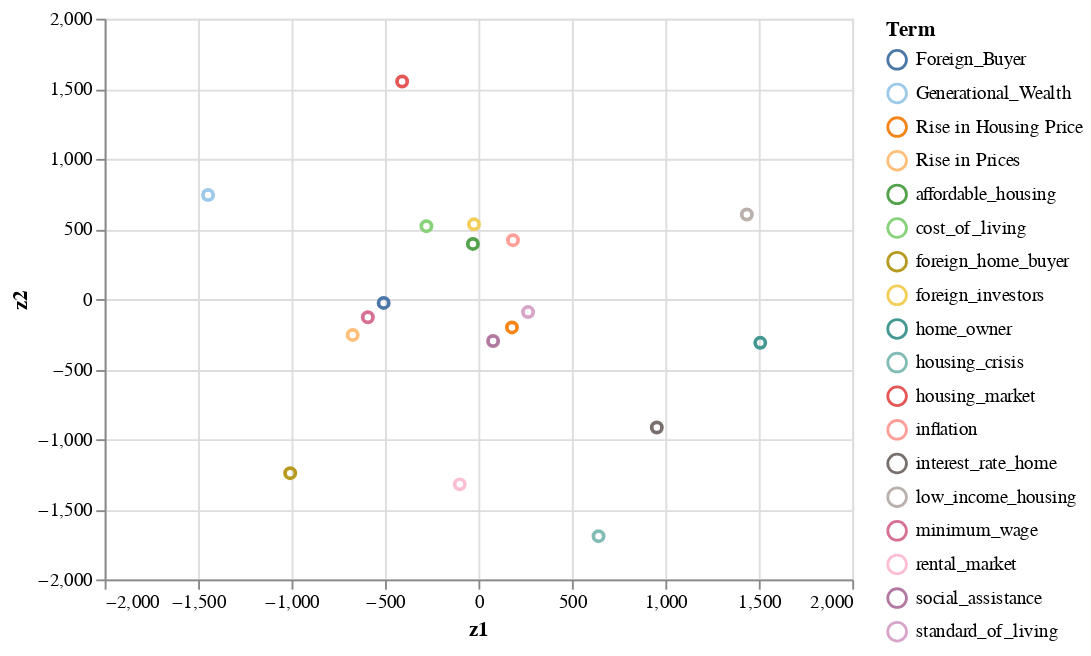

Here is the notebook cell this chart was saved with:
### Code cell
# Perplexity = 0.75 -- MODEL INCLUDED IN REPORT
# Click on elements in legend to highlight point on graph!
df_tsne4 = run_tsne_on_tsnedf(X, 0.75)

df_topics = []

for i in range(0,len(np_arrays_equal)):
    df_topics.append(np_arrays_equal[i].topic.unique())
    
df_topics = np.concatenate(df_topics)

df_tsne4['topic'] = df_topics

alt.data_transformers.disable_max_rows()
selection = alt.selection_multi(fields=['topic'], bind='legend')

alt.Chart(df_tsne4).mark_point().encode(
    x = 'z1',
    y = 'z2',
    color = alt.Color('topic:N', title = 'Term', scale=alt.Scale(scheme='tableau20')),# the person in the photo
    opacity=alt.condition(selection, alt.value(1), alt.value(0.2) )
).add_selection(
    selection
).interactive()

### Figure 1 — Vega-Lite specification as saved in the notebook (floating-point values rounded to 4 significant figures)
{"config": {"view": {"continuousWidth": 400, "continuousHeight": 300}}, "data": {"name": "data-a5629262a29ca9499219f3a6b0721bbd"}, "mark": "point", "encoding": {"color": {"type": "nominal", "field": "topic", "scale": {"scheme": "tableau20"}, "title": "Term"}, "opacity": {"condition": {"value": 1, "selection": "selector005"}, "value": 0.2}, "x": {"type": "quantitative", "field": "z1"}, "y": {"type": "quantitative", "field": "z2"}}, "selection": {"selector005": {"type": "multi", "fields": ["topic"], "bind": "legend"}, "selector006": {"type": "interval", "bind": "scales", "encodings": ["x", "y"]}}, "$schema": "https://vega.github.io/schema/vega-lite/v4.8.1.json", "datasets": {"data-a5629262a29ca9499219f3a6b0721bbd": [{"z1": -29.74, "z2": 393.4, "topic": "affordable_housing"}, {"z1": -278.5, "z2": 519.9, "topic": "cost_of_living"}, {"z1": -507.2, "z2": -27.68, "topic": "Foreign_Buyer"}, {"z1": -1007.0, "z2": -1242.0, "topic": "foreign_home_buyer"}, {"z1": -24.1, "z2": 533.0, "topic": "foreign_investors"}, {"z1": -1447.0, "z2": 742.2, "topic": "Generational_Wealth"}, {"z1": 1508.0, "z2": -312.5, "topic": "home_owner"}, {"z1": 179.2, "z2": -202.5, "topic": "Rise in Housing Price"}, {"z1": 642.6, "z2": -1692.0, "topic": "housing_crisis"}, {"z1": -408.4, "z2": 1552.0, "topic": "housing_market"}, {"z1": 184.6, "z2": 420.2, "topic": "inflation"}, {"z1": 954.3, "z2": -916.3, "topic": "interest_rate_home"}, {"z1": 1436.0, "z2": 603.3, "topic": "low_income_housing"}, {"z1": -591.8, "z2": -130.1, "topic": "minimum_wage"}, {"z1": -100.1, "z2": -1322.0, "topic": "rental_market"}, {"z1": -672.9, "z2": -255.8, "topic": "Rise in Prices"}, {"z1": 78.3, "z2": -299.0, "topic": "social_assistance"}, {"z1": 265.6, "z2": -93.03, "topic": "standard_of_living"}]}}
